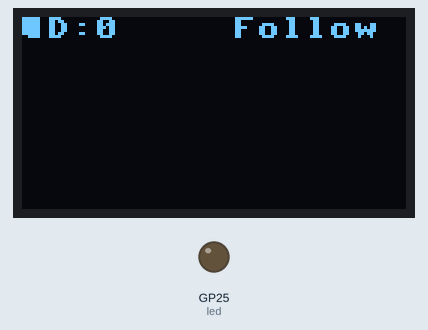
A program run on a simulated Raspberry Pi Pico running MicroPython. Parts: 128×64 one-colour display, output pins drawn as LEDs (lit = HIGH). WiFi joins after 1.5 s; no MQTT or app messages arrive unless stated; the clock reads 2024-03-15 10:24:30 at power-on unless the program sets it.

Above: at 2.4 s.

The program:

main.py
```python
import network
import time
import json
import machine
from simple import MQTTClient
from machine import Pin, I2C
import ssd1306

# ============================================================
# 1. CONFIGURATION
# ============================================================

# !!! SET THIS DIFFERENT ON EACH PICO !!!
MY_ID = 0     # For Pico 1
# MY_ID = 1   # For Pico 2
# MY_ID = 2   # For Pico 3

WIFI_SSID = "Eren"
WIFI_PASS = "19981998"

# CHANGE THIS → your laptop/PC/IP running mosquitto
MQTT_SERVER = "10.42.0.1"

MQTT_CLIENT_ID = f"pico_display_{MY_ID}"

TOPIC_HEARTBEAT = "pico/heartbeat"
TOPIC_BALL_POS = "pico/ball_pos"

# Screen config (logical game grid)
SCREEN_HEIGHT = 16
SCREEN_WIDTH = 8

HEARTBEAT_INTERVAL_S = 1
PICO_TIMEOUT_S = 3.5
GAME_TICK_S = 0.1

# ============================================================
# 2. HARDWARE: OLED SETUP
# ============================================================

i2c = I2C(1, scl=Pin(11), sda=Pin(10), freq=400000)
oled = ssd1306.SSD1306_I2C(128, 64, i2c)

def oled_print(lines):
    oled.fill(0)

    oled.text(lines, 0, 12)

    oled.show()

def oled_draw_ball(global_x, global_y, order):
    oled.fill(0)

    if MY_ID not in order:
        oled.text("Inactive", 0, 0)
        oled.show()
        return

    my_index = order.index(MY_ID)
    my_min_col = my_index * SCREEN_WIDTH
    my_max_col = my_min_col + SCREEN_WIDTH - 1

    is_local = (my_min_col <= global_x <= my_max_col)
    local_x = global_x - my_min_col

    # convert grid coords to OLED coords
    if is_local:
        px = int((local_x / (SCREEN_WIDTH - 1)) * 120)
        py = int((global_y / 15) * 56)
        oled.fill_rect(px, py, 6, 6, 1)

    oled.text(f"ID:{MY_ID}", 0, 0)
    oled.text("Main" if i_am_main else "Follow", 70, 0)
    oled.show()

# ============================================================
# 3. GLOBAL STATE
# ============================================================

mqtt_client = None
led = machine.Pin("LED", machine.Pin.OUT)

active_picos = {}
i_am_main = False
last_drawn_state = {}

current_ball_state = {
    "pos": [0, 0],
    "vel": [1, 1],
    "total_size": [SCREEN_HEIGHT, SCREEN_WIDTH],
    "order": [MY_ID]
}

# ============================================================
# 4. NETWORK & MQTT FUNCTIONS
# ============================================================

def connect_wifi():
    oled_print(f"Connecting to Wi-Fi {WIFI_SSID} ...")
    wlan = network.WLAN(network.STA_IF)
    wlan.active(True)
    wlan.connect(WIFI_SSID, WIFI_PASS)

    while not wlan.isconnected():
        oled_print("Waiting...")
        time.sleep(1)

    oled_print(f"WiFi connected:{wlan.ifconfig()}")

def mqtt_callback(topic, msg):
    global current_ball_state

    topic = topic.decode()
    data = json.loads(msg.decode())

    if topic == TOPIC_HEARTBEAT:
        active_picos[data["id"]] = time.time()

    elif topic == TOPIC_BALL_POS:
        current_ball_state = data


def connect_mqtt():
    global mqtt_client
    mqtt_client = MQTTClient(MQTT_CLIENT_ID, MQTT_SERVER)
    mqtt_client.set_callback(mqtt_callback)
    mqtt_client.connect()
    mqtt_client.subscribe(TOPIC_HEARTBEAT)
    mqtt_client.subscribe(TOPIC_BALL_POS)
    oled_print("MQTT connected.")

# ============================================================
# 5. GAME PHYSICS (MAIN PICO)
# ============================================================

def main_physics_loop():
    global current_ball_state

    active_ids = sorted(active_picos.keys())
    if not active_ids:
        return

    total_width = len(active_ids) * SCREEN_WIDTH
    total_height = SCREEN_HEIGHT

    pos = current_ball_state["pos"]
    vel = current_ball_state["vel"]

    # Move ball
    pos[0] = (pos[0] + vel[0]) % total_width
    pos[1] += vel[1]

    # Bounce vertically
    if pos[1] <= 0:
        pos[1] = 0
        vel[1] = -vel[1]

    if pos[1] >= total_height - 1:
        pos[1] = total_height - 1
        vel[1] = -vel[1]

    new_state = {
        "total_size": [total_height, total_width],
        "pos": pos,
        "vel": vel,
        "order": active_ids
    }

    mqtt_client.publish(TOPIC_BALL_POS, json.dumps(new_state))
    current_ball_state = new_state

# ============================================================
# 6. HEARTBEAT + PRUNE
# ============================================================

def publish_heartbeat():
    mqtt_client.publish(TOPIC_HEARTBEAT, json.dumps({"id": MY_ID}))

def prune_picos():
    now = time.time()
    for pid in list(active_picos.keys()):
        if now - active_picos[pid] > PICO_TIMEOUT_S:
            del active_picos[pid]

# ============================================================
# 7. DISPLAY LOGIC
# ============================================================

def update_display(ball_state):
    order = ball_state["order"]
    pos = ball_state["pos"]

    # Draw on OLED
    oled_draw_ball(pos[0], pos[1], order)


# ============================================================
# 8. MAIN LOOP
# ============================================================

def run():
    global i_am_main, last_drawn_state

    connect_wifi()
    connect_mqtt()

    last_hb = time.time()
    last_tick = time.time()

    while True:
        mqtt_client.check_msg()
        now = time.time()

        if now - last_hb > HEARTBEAT_INTERVAL_S:
            publish_heartbeat()
            last_hb = now

        prune_picos()

        if active_picos:
            active_ids = sorted(active_picos.keys())
            i_am_main = (MY_ID == active_ids[0])

            if i_am_main:
                if now - last_tick > GAME_TICK_S:
                    main_physics_loop()
                    last_tick = now

        if current_ball_state != last_drawn_state:
            update_display(current_ball_state)
            last_drawn_state = current_ball_state.copy()

        time.sleep(0.01)

# ============================================================
# 9. START
# ============================================================

run()
```
